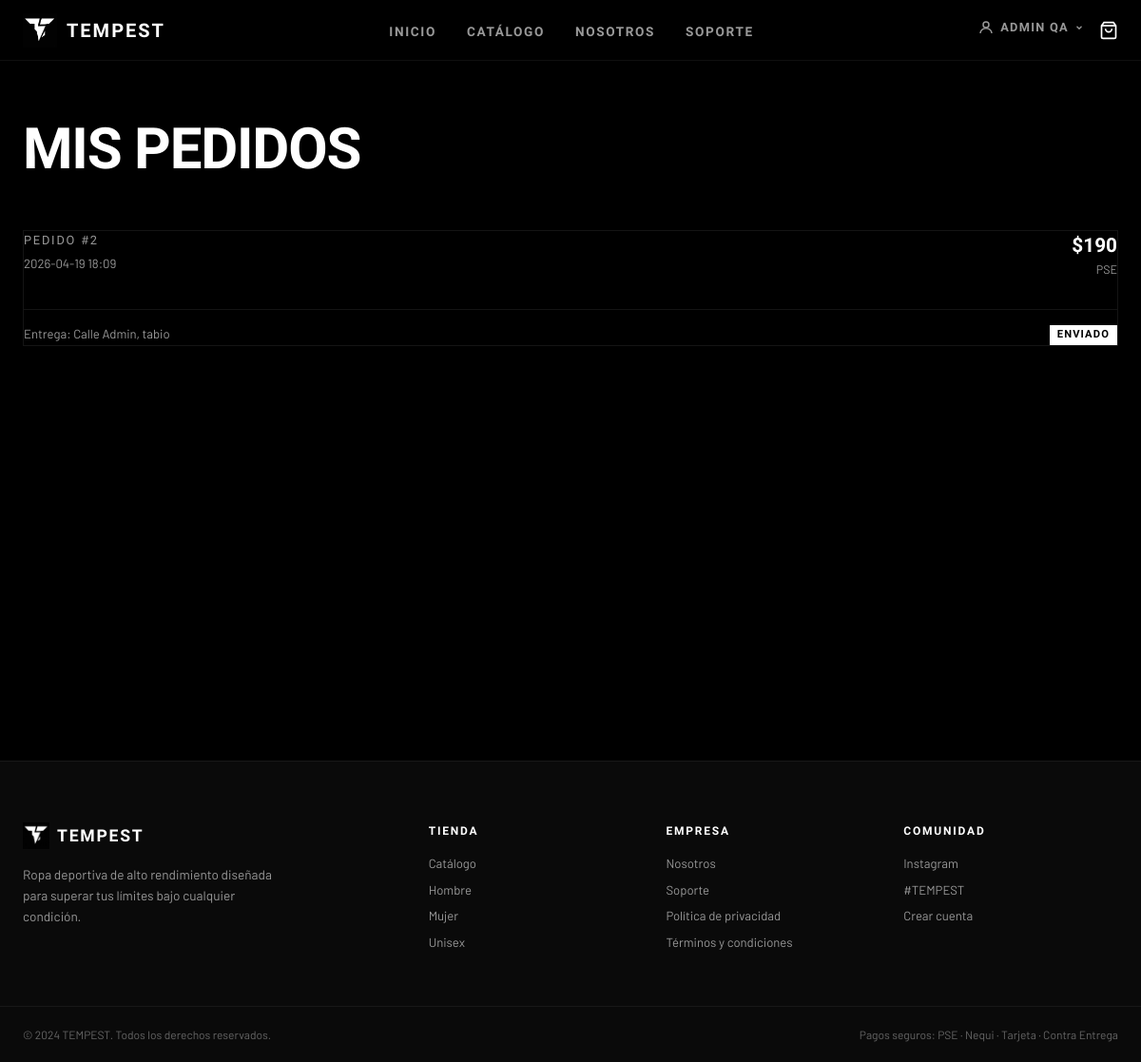
/orders (signed in), run on the app's committed database.
### app/models/models.py (models this page shows)
class User(db.Model):
    __tablename__ = "users"
    id: Mapped[int] = mapped_column(Integer, primary_key=True)
    name: Mapped[str] = mapped_column(String(120), default="Cliente Tempest", nullable=False)
    email: Mapped[str] = mapped_column(String(255), unique=True, nullable=False, index=True)
    password_hash: Mapped[str] = mapped_column(String(255), nullable=False)
    role: Mapped[str] = mapped_column(String(20), default="client", nullable=False)
    phone: Mapped[str] = mapped_column(String(40), default="", nullable=False)
    address: Mapped[str] = mapped_column(Text, default="", nullable=False)
    created_at: Mapped[datetime] = mapped_column(DateTime, default=datetime.utcnow, nullable=False)
    cart_items: Mapped[list["CartItem"]] = relationship(back_populates="user", cascade="all, delete-orphan")
    orders: Mapped[list["Order"]] = relationship(back_populates="user", cascade="all, delete-orphan")

class Order(db.Model):
    __tablename__ = "orders"
    id: Mapped[int] = mapped_column(Integer, primary_key=True)
    user_id: Mapped[int] = mapped_column(ForeignKey("users.id"), nullable=False, index=True)
    status: Mapped[str] = mapped_column(String(30), default="pendiente", nullable=False)
    total: Mapped[Decimal] = mapped_column(Numeric(10, 2), nullable=False)
    payment_method: Mapped[str] = mapped_column(String(40), default="tarjeta", nullable=False)
    delivery_name: Mapped[str] = mapped_column(String(120), default="", nullable=False)
    delivery_city: Mapped[str] = mapped_column(String(120), default="", nullable=False)
    delivery_address: Mapped[str] = mapped_column(Text, default="", nullable=False)
    created_at: Mapped[datetime] = mapped_column(DateTime, default=datetime.utcnow, nullable=False)
    user: Mapped[User] = relationship(back_populates="orders")
    items: Mapped[list["OrderItem"]] = relationship(back_populates="order", cascade="all, delete-orphan")

### app/routes/cart.py (the view)
@bp.get("/orders")
def orders_page():
    if not g.user:
        return _login_page_redirect("cart.orders_page")
    orders = [
        order_payload(order)
        for order in g.db.query(Order).filter_by(user_id=g.user.id).order_by(Order.created_at.desc(), Order.id.desc()).all()
    ]
    return render_template("orders.html", orders=orders)

### app/services/logic.py (called while the page is built)
def normalize_role(raw_role: str | None) -> str:
    value = (raw_role or "client").strip().lower()
    if value in {"admin", "administrator"}:
        return "admin"
    if value in {"cliente", "client", "cliente "}:
        return "client"
    return "client"

def session_user_payload(user: User | None) -> dict | None:
    if not user:
        return None
    return {
        "id": user.id,
        "name": user.name,
        "email": user.email,
        "role": normalize_role(user.role),
    }

def format_price(value) -> str:
    amount = Decimal(str(value or 0))
    amount = amount.quantize(Decimal("1")) if amount == amount.to_integral() else amount.quantize(Decimal("0.01"))
    if amount == amount.to_integral():
        return f"${int(amount):,}".replace(",", ".")
    formatted = f"{amount:,.2f}"
    return f"${formatted}".replace(",", "X").replace(".", ",").replace("X", ".")

### app/templates/orders.html (shortened to what this page needs)
{% extends "base.html" %}
{% block content %}
<div class="cart-page">
  <div class="container">
    <h1>MIS PEDIDOS</h1>
    {% if orders %}
    <div style="display:grid; gap:20px;">
      {% for order in orders %}
      <article class="card" style="border:1px solid rgba(255,255,255,0.08);">
        <div style="display:flex; justify-content:space-between; gap:16px; flex-wrap:wrap; margin-bottom:16px;">
          <div>
            <p style="font-family:var(--font-display); font-size:0.8rem; letter-spacing:0.14em; color:var(--gray-light); text-transform:uppercase;">Pedido #{{ order.get('id') }}</p>
            <p style="font-size:0.82rem; color:var(--gray-light); margin-top:6px;">{{ order.get('date', 'Sin fecha') }}</p>
          </div>
          <div style="text-align:right;">
            <p style="font-family:var(--font-display); font-weight:800; font-size:1.3rem;">{{ order.get('total', 0) | fmt_price }}</p>
            <p style="font-size:0.78rem; color:var(--gray-light); text-transform:uppercase;">{{ order.get('payment_method', 'tarjeta') | replace('_', ' ') }}</p>
          </div>
        </div>
        <div style="display:flex; justify-content:space-between; gap:16px; flex-wrap:wrap; padding-top:16px; border-top:1px solid rgba(255,255,255,0.08);">
          <p style="font-size:0.82rem; color:var(--gray-light);">Entrega: {{ order.get('address', 'Sin dirección') }}, {{ order.get('city', 'Sin ciudad') }}</p>
          <span class="badge" style="font-size:0.7rem;">{{ order.get('status', 'pendiente') | upper }}</span>
        </div>
      </article>
      {% endfor %}
    </div>
    {% else %}
    <div class="cart-empty">
      <h3>Aún no tienes pedidos</h3>
      <p>Explora el catálogo y completa tu primera compra.</p>
      <a href="{{ url_for('products.products_page') }}" class="btn btn--primary">IR AL CATÁLOGO →</a>
    </div>
    {% endif %}
  </div>
</div>
{% endblock %}

### app/templates/base.html (shortened to what this page needs)
<!DOCTYPE html>
<html lang="es">
<head>
  <link rel="stylesheet" href="{{ url_for('static', filename='css/style.css') }}">
</head>
<body>
{% set _u = current_user() %}
{% set _logged_in = _u is not none %}
{% set _is_admin  = _logged_in and _u.get('role') == 'admin' %}
<nav class="navbar" id="navbar">
  <div class="nav-container">
    <a href="{{ url_for('main.home') }}" class="nav-logo">
      <div class="logo-icon">
        <img src="{{ url_for('static', filename='logo_t.png') }}"
             alt="TEMPEST"
             style="width:36px;height:36px;object-fit:contain;display:block;">
      </div>
      <span class="logo-text">TEMPEST</span>
    </a>
    <ul class="nav-links">
      <li><a href="{{ url_for('main.home') }}" class="{{ 'active' if request.endpoint == 'main.home' }}">INICIO</a></li>
      <li><a href="{{ url_for('products.products_page') }}" class="{{ 'active' if request.endpoint == 'products.products_page' }}">CATÁLOGO</a></li>
      <li><a href="{{ url_for('main.about_page') }}" class="{{ 'active' if request.endpoint == 'main.about_page' }}">NOSOTROS</a></li>
      <li><a href="{{ url_for('main.support_page') }}" class="{{ 'active' if request.endpoint == 'main.support_page' }}">SOPORTE</a></li>
    </ul>
    <div class="nav-actions">
      {% if _logged_in %}
      <div class="nav-user-menu" id="userMenu">
        <button class="nav-user-btn" id="userMenuBtn" type="button"
                aria-haspopup="true" aria-expanded="false">
          <svg width="18" height="18" viewBox="0 0 24 24" fill="none" stroke="currentColor" stroke-width="2">
            <circle cx="12" cy="8" r="4"/>
            <path d="M4 20c0-4 3.6-7 8-7s8 3 8 7"/>
          </svg>
          <span>{{ _u.get('name', 'MI CUENTA') }}</span>
          <svg width="10" height="10" viewBox="0 0 24 24" fill="none" stroke="currentColor"
               stroke-width="3" id="userChevron" style="transition:transform .2s;">
            <polyline points="6 9 12 15 18 9"/>
          </svg>
        </button>
      </div>
      {% endif %}
      <a href="{{ url_for('cart.cart_page') }}" class="cart-btn">
        <svg width="20" height="20" viewBox="0 0 24 24" fill="none" stroke="currentColor" stroke-width="2">
          <path d="M6 2L3 6v14a2 2 0 002 2h14a2 2 0 002-2V6l-3-4z"/>
          <line x1="3" y1="6" x2="21" y2="6"/>
          <path d="M16 10a4 4 0 01-8 0"/>
        </svg>
        {% set _cnt = get_cart_count() %}
      </a>
    </div>
  </div>
</nav>
<main>{% block content %}{% endblock %}</main>
<footer class="footer">
  <div class="footer-inner">
    <div class="footer-brand">
      <a href="{{ url_for('main.home') }}" class="footer-logo">
        <div class="logo-icon logo-icon--sm">
          <img src="{{ url_for('static', filename='logo_t.png') }}"
               alt="TEMPEST"
               style="width:28px;height:28px;object-fit:contain;display:block;">
        </div>
        TEMPEST
      </a>
      <p>Ropa deportiva de alto rendimiento diseñada para superar tus límites bajo cualquier condición.</p>
    </div>
    <div class="footer-links">
      <div class="footer-col">
        <h4>TIENDA</h4>
        <a href="{{ url_for('products.products_page') }}">Catálogo</a>
        <a href="{{ url_for('products.products_page') }}?gender=Men">Hombre</a>
        <a href="{{ url_for('products.products_page') }}?gender=Women">Mujer</a>
        <a href="{{ url_for('products.products_page') }}?gender=Unisex">Unisex</a>
      </div>
      <div class="footer-col">
        <h4>EMPRESA</h4>
        <a href="{{ url_for('main.about_page') }}">Nosotros</a>
        <a href="{{ url_for('main.support_page') }}">Soporte</a>
        <a href="#">Política de privacidad</a>
        <a href="#">Términos y condiciones</a>
      </div>
      <div class="footer-col">
        <h4>COMUNIDAD</h4>
        <a href="https://instagram.com/sport.tempest" target="_blank">Instagram</a>
        <a href="#">#TEMPEST</a>
        <a href="{{ url_for('auth.register_page') }}">Crear cuenta</a>
      </div>
    </div>
  </div>
  <div class="footer-bottom">
    <p>© 2024 TEMPEST. Todos los derechos reservados.</p>
    <p>Pagos seguros: PSE · Nequi · Tarjeta · Contra Entrega</p>
  </div>
</footer>
</body>
</html>

### app/static/css/style.css (style rules this page uses)
:root { --black: #000000; --dark: #0a0a0a; --dark-2: #111111; --dark-3: #1a1a1a; --dark-4: #222222; --gray: #444444; --gray-mid: #666666; --gray-light: #999999; --white: #ffffff; --white-dim: rgba(255,255,255,0.08); --white-mid: rgba(255,255,255,0.15); --white-high: rgba(255,255,255,0.6); --accent: #ffffff; --accent-alt: #c8ff00; --danger: #ff4444; --success: #44dd88; --warning: #ffcc00; --font-display: 'Barlow Condensed', sans-serif; --font-body: 'Barlow', sans-serif; --nav-h: 64px; --radius: 4px; --transition: 200ms ease; }
*, *::before, *::after { box-sizing: border-box; margin: 0; padding: 0; }
html { scroll-behavior: smooth; }
body { font-family: var(--font-body); background: var(--black); color: var(--white); line-height: 1.5; min-height: 100vh; overflow-x: hidden; }
a { color: inherit; text-decoration: none; }
img { display: block; max-width: 100%; }
button { cursor: pointer; border: none; background: none; font-family: inherit; }
ul { list-style: none; }
.navbar { position: fixed; top: 0; left: 0; right: 0; z-index: 1000; height: var(--nav-h); background: rgba(0,0,0,0.9); backdrop-filter: blur(12px); border-bottom: 1px solid rgba(255,255,255,0.06); transition: background var(--transition); }
.nav-container { max-width: 1280px; margin: 0 auto; padding: 0 24px; height: 100%; display: flex; align-items: center; gap: 40px; }
.nav-logo { display: flex; align-items: center; gap: 10px; font-family: var(--font-display); font-weight: 800; font-size: 1.25rem; letter-spacing: 0.1em; text-transform: uppercase; flex-shrink: 0; }
.logo-icon { display: flex; align-items: center; background: transparent; }
.nav-links { display: flex; gap: 32px; flex: 1; justify-content: center; }
.nav-links a { font-family: var(--font-display); font-weight: 600; font-size: 0.85rem; letter-spacing: 0.12em; color: var(--gray-light); transition: color var(--transition); position: relative; padding-bottom: 2px; }
.nav-links a::after { content: ''; position: absolute; bottom: -2px; left: 0; right: 100%; height: 2px; background: var(--white); transition: right var(--transition); }
.nav-actions { display: flex; align-items: center; gap: 16px; margin-left: auto; }
.nav-user-menu { position: relative; padding-bottom: 6px; }
.nav-user-btn { display: flex; align-items: center; gap: 6px; font-family: var(--font-display); font-weight: 600; font-size: 0.8rem; letter-spacing: 0.1em; color: var(--gray-light); transition: color var(--transition); text-transform: uppercase; }
.cart-btn { position: relative; display: flex; align-items: center; color: var(--white); transition: opacity var(--transition); }
.container { max-width: 1280px; margin: 0 auto; padding: 0 24px; }
.badge { display: inline-block; padding: 2px 8px; font-family: var(--font-display); font-weight: 700; font-size: 0.65rem; letter-spacing: 0.1em; text-transform: uppercase; background: var(--white); color: var(--black); }
.footer { background: var(--dark); border-top: 1px solid rgba(255,255,255,0.06); padding-top: 64px; }
.footer-inner { max-width: 1280px; margin: 0 auto; padding: 0 24px; display: grid; grid-template-columns: 1fr 2fr; gap: 64px; padding-bottom: 48px; }
.footer-logo { display: flex; align-items: center; gap: 8px; font-family: var(--font-display); font-weight: 800; font-size: 1.1rem; letter-spacing: 0.1em; margin-bottom: 16px; }
.footer-brand p { font-size: 0.85rem; color: var(--gray-light); line-height: 1.6; max-width: 280px; }
.footer-links { display: grid; grid-template-columns: repeat(3, 1fr); gap: 24px; }
.footer-col h4 { font-family: var(--font-display); font-weight: 700; font-size: 0.75rem; letter-spacing: 0.15em; text-transform: uppercase; color: var(--white); margin-bottom: 16px; }
.footer-col a { display: block; font-size: 0.82rem; color: var(--gray-light); margin-bottom: 8px; transition: color var(--transition); }
.footer-bottom { border-top: 1px solid rgba(255,255,255,0.06); padding: 20px 24px; max-width: 1280px; margin: 0 auto; display: flex; justify-content: space-between; align-items: center; font-size: 0.75rem; color: var(--gray-mid); }
.cart-page { padding: calc(var(--nav-h) + 48px) 0 80px; min-height: 100vh; }
.cart-page h1 { font-family: var(--font-display); font-weight: 900; font-size: clamp(36px, 5vw, 60px); letter-spacing: -0.02em; text-transform: uppercase; margin-bottom: 40px; }

### data on the page
User: get "ADMIN QA"
Order: get "PSE", get "Calle Admin", get "tabio", get "ENVIADO"

### other printed values
{{ order.get('id') }} "2"
{{ order.get('date', 'Sin fecha') }} "2026-04-19 18:09"
{{ order.get('total', 0) | fmt_price }} "$190"
